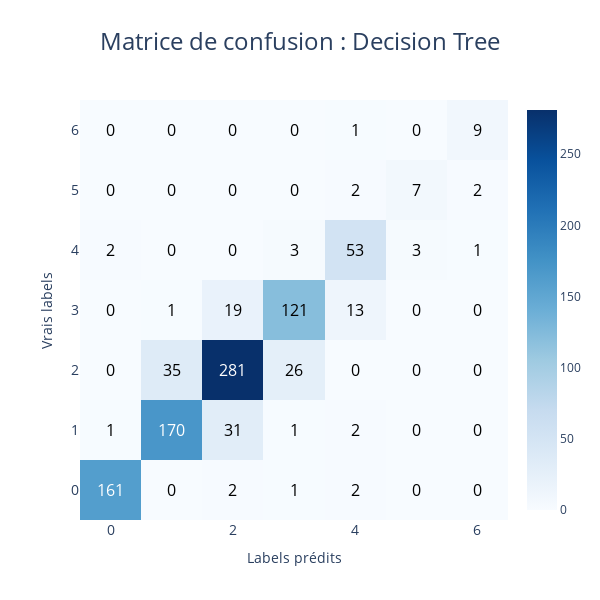

Notebook code for this chart:
### Markdown cell above
# **1. Modèles simples**

## **A. Decision Tree**

### Code cell
%%time
dtc = DecisionTreeClassifier(criterion='gini', max_depth=20)
dtc.fit(X_train, y_train)
dtc_pred = dtc.predict(X_test)
co2.viz.plot_confusion_matrix(y_test, dtc_pred, classes=dtc.classes_, title=': Decision Tree', save=True, format='png')
co2.styles.display_classification_report(y_test, dtc_pred)

### Figure 1 — Plotly figure (JSON) as saved in the notebook; plotly's stock layout.template omitted (floating-point values rounded to 4 significant figures)
{"data": [{"colorscale": [[0, "rgb(247,251,255)"], [0.125, "rgb(222,235,247)"], [0.25, "rgb(198,219,239)"], [0.375, "rgb(158,202,225)"], [0.5, "rgb(107,174,214)"], [0.625, "rgb(66,146,198)"], [0.75, "rgb(33,113,181)"], [0.875, "rgb(8,81,156)"], [1, "rgb(8,48,107)"]], "type": "heatmap", "x": [0, 1, 2, 3, 4, 5, 6], "y": [0, 1, 2, 3, 4, 5, 6], "z": [[161, 0, 2, 1, 2, 0, 0], [1, 170, 31, 1, 2, 0, 0], [0, 35, 281, 26, 0, 0, 0], [0, 1, 19, 121, 13, 0, 0], [2, 0, 0, 3, 53, 3, 1], [0, 0, 0, 0, 2, 7, 2], [0, 0, 0, 0, 1, 0, 9]]}], "layout": {"annotations": [{"font": {"color": "white", "size": 16}, "showarrow": false, "text": "161", "x": 0, "y": 0}, {"font": {"color": "black", "size": 16}, "showarrow": false, "text": "0", "x": 1, "y": 0}, {"font": {"color": "black", "size": 16}, "showarrow": false, "text": "2", "x": 2, "y": 0}, {"font": {"color": "black", "size": 16}, "showarrow": false, "text": "1", "x": 3, "y": 0}, {"font": {"color": "black", "size": 16}, "showarrow": false, "text": "2", "x": 4, "y": 0}, {"font": {"color": "black", "size": 16}, "showarrow": false, "text": "0", "x": 5, "y": 0}, {"font": {"color": "black", "size": 16}, "showarrow": false, "text": "0", "x": 6, "y": 0}, {"font": {"color": "black", "size": 16}, "showarrow": false, "text": "1", "x": 0, "y": 1}, {"font": {"color": "white", "size": 16}, "showarrow": false, "text": "170", "x": 1, "y": 1}, {"font": {"color": "black", "size": 16}, "showarrow": false, "text": "31", "x": 2, "y": 1}, {"font": {"color": "black", "size": 16}, "showarrow": false, "text": "1", "x": 3, "y": 1}, {"font": {"color": "black", "size": 16}, "showarrow": false, "text": "2", "x": 4, "y": 1}, {"font": {"color": "black", "size": 16}, "showarrow": false, "text": "0", "x": 5, "y": 1}, {"font": {"color": "black", "size": 16}, "showarrow": false, "text": "0", "x": 6, "y": 1}, {"font": {"color": "black", "size": 16}, "showarrow": false, "text": "0", "x": 0, "y": 2}, {"font": {"color": "black", "size": 16}, "showarrow": false, "text": "35", "x": 1, "y": 2}, {"font": {"color": "white", "size": 16}, "showarrow": false, "text": "281", "x": 2, "y": 2}, {"font": {"color": "black", "size": 16}, "showarrow": false, "text": "26", "x": 3, "y": 2}, {"font": {"color": "black", "size": 16}, "showarrow": false, "text": "0", "x": 4, "y": 2}, {"font": {"color": "black", "size": 16}, "showarrow": false, "text": "0", "x": 5, "y": 2}, {"font": {"color": "black", "size": 16}, "showarrow": false, "text": "0", "x": 6, "y": 2}, {"font": {"color": "black", "size": 16}, "showarrow": false, "text": "0", "x": 0, "y": 3}, {"font": {"color": "black", "size": 16}, "showarrow": false, "text": "1", "x": 1, "y": 3}, {"font": {"color": "black", "size": 16}, "showarrow": false, "text": "19", "x": 2, "y": 3}, {"font": {"color": "black", "size": 16}, "showarrow": false, "text": "121", "x": 3, "y": 3}, {"font": {"color": "black", "size": 16}, "showarrow": false, "text": "13", "x": 4, "y": 3}, {"font": {"color": "black", "size": 16}, "showarrow": false, "text": "0", "x": 5, "y": 3}, {"font": {"color": "black", "size": 16}, "showarrow": false, "text": "0", "x": 6, "y": 3}, {"font": {"color": "black", "size": 16}, "showarrow": false, "text": "2", "x": 0, "y": 4}, {"font": {"color": "black", "size": 16}, "showarrow": false, "text": "0", "x": 1, "y": 4}, {"font": {"color": "black", "size": 16}, "showarrow": false, "text": "0", "x": 2, "y": 4}, {"font": {"color": "black", "size": 16}, "showarrow": false, "text": "3", "x": 3, "y": 4}, {"font": {"color": "black", "size": 16}, "showarrow": false, "text": "53", "x": 4, "y": 4}, {"font": {"color": "black", "size": 16}, "showarrow": false, "text": "3", "x": 5, "y": 4}, {"font": {"color": "black", "size": 16}, "showarrow": false, "text": "1", "x": 6, "y": 4}, {"font": {"color": "black", "size": 16}, "showarrow": false, "text": "0", "x": 0, "y": 5}, {"font": {"color": "black", "size": 16}, "showarrow": false, "text": "0", "x": 1, "y": 5}, {"font": {"color": "black", "size": 16}, "showarrow": false, "text": "0", "x": 2, "y": 5}, {"font": {"color": "black", "size": 16}, "showarrow": false, "text": "0", "x": 3, "y": 5}, {"font": {"color": "black", "size": 16}, "showarrow": false, "text": "2", "x": 4, "y": 5}, {"font": {"color": "black", "size": 16}, "showarrow": false, "text": "7", "x": 5, "y": 5}, {"font": {"color": "black", "size": 16}, "showarrow": false, "text": "2", "x": 6, "y": 5}, {"font": {"color": "black", "size": 16}, "showarrow": false, "text": "0", "x": 0, "y": 6}, {"font": {"color": "black", "size": 16}, "showarrow": false, "text": "0", "x": 1, "y": 6}, {"font": {"color": "black", "size": 16}, "showarrow": false, "text": "0", "x": 2, "y": 6}, {"font": {"color": "black", "size": 16}, "showarrow": false, "text": "0", "x": 3, "y": 6}, {"font": {"color": "black", "size": 16}, "showarrow": false, "text": "1", "x": 4, "y": 6}, {"font": {"color": "black", "size": 16}, "showarrow": false, "text": "0", "x": 5, "y": 6}, {"font": {"color": "black", "size": 16}, "showarrow": false, "text": "9", "x": 6, "y": 6}], "autosize": false, "height": 600, "title": {"font": {"size": 24}, "text": "Matrice de confusion : Decision Tree", "x": 0.5}, "width": 600, "xaxis": {"tickfont": {"size": 14}, "title": {"text": "Labels prédits"}}, "yaxis": {"tickfont": {"size": 14}, "title": {"text": "Vrais labels"}}}}
